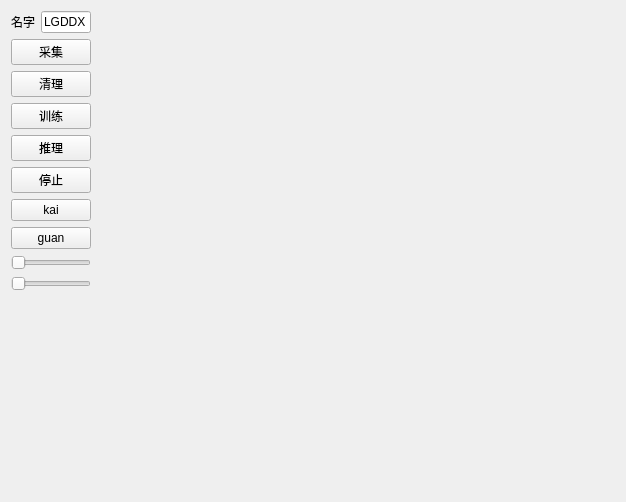
<?xml version="1.0" encoding="UTF-8"?>
<ui version="4.0">
 <class>Form</class>
 <widget class="QWidget" name="Form">
  <property name="geometry">
   <rect>
    <x>0</x>
    <y>0</y>
    <width>626</width>
    <height>502</height>
   </rect>
  </property>
  <property name="windowTitle">
   <string/>
  </property>
  <layout class="QVBoxLayout" name="verticalLayout_2">
   <item>
    <layout class="QHBoxLayout" name="horizontalLayout_2" stretch="1,10">
     <item>
      <layout class="QVBoxLayout" name="verticalLayout_3">
       <item>
        <layout class="QHBoxLayout" name="horizontalLayout">
         <item>
          <widget class="QLabel" name="label">
           <property name="maximumSize">
            <size>
             <width>100</width>
             <height>16777215</height>
            </size>
           </property>
           <property name="text">
            <string>名字</string>
           </property>
          </widget>
         </item>
         <item>
          <widget class="QLineEdit" name="lineEdit">
           <property name="maximumSize">
            <size>
             <width>100</width>
             <height>16777215</height>
            </size>
           </property>
           <property name="text">
            <string>LGDDX</string>
           </property>
          </widget>
         </item>
        </layout>
       </item>
       <item>
        <widget class="QPushButton" name="btnCpature">
         <property name="text">
          <string>采集</string>
         </property>
        </widget>
       </item>
       <item>
        <widget class="QPushButton" name="btnDir">
         <property name="text">
          <string>清理</string>
         </property>
        </widget>
       </item>
       <item>
        <widget class="QPushButton" name="btnTrain">
         <property name="text">
          <string>训练</string>
         </property>
        </widget>
       </item>
       <item>
        <widget class="QPushButton" name="btnCamera">
         <property name="text">
          <string>推理</string>
         </property>
        </widget>
       </item>
       <item>
        <widget class="QPushButton" name="btnStop">
         <property name="text">
          <string>停止</string>
         </property>
        </widget>
       </item>
       <item>
        <widget class="QPushButton" name="btnKai">
         <property name="text">
          <string>kai</string>
         </property>
        </widget>
       </item>
       <item>
        <widget class="QPushButton" name="btnGuan">
         <property name="text">
          <string>guan</string>
         </property>
        </widget>
       </item>
       <item>
        <widget class="QSlider" name="sliderWidth">
         <property name="minimum">
          <number>10</number>
         </property>
         <property name="maximum">
          <number>630</number>
         </property>
         <property name="orientation">
          <enum>Qt::Horizontal</enum>
         </property>
        </widget>
       </item>
       <item>
        <widget class="QSlider" name="sliderHeight">
         <property name="minimum">
          <number>10</number>
         </property>
         <property name="maximum">
          <number>470</number>
         </property>
         <property name="orientation">
          <enum>Qt::Horizontal</enum>
         </property>
        </widget>
       </item>
       <item>
        <spacer name="verticalSpacer_2">
         <property name="orientation">
          <enum>Qt::Vertical</enum>
         </property>
         <property name="sizeHint" stdset="0">
          <size>
           <width>20</width>
           <height>40</height>
          </size>
         </property>
        </spacer>
       </item>
      </layout>
     </item>
     <item>
      <spacer name="horizontalSpacer">
       <property name="orientation">
        <enum>Qt::Horizontal</enum>
       </property>
       <property name="sizeHint" stdset="0">
        <size>
         <width>40</width>
         <height>20</height>
        </size>
       </property>
      </spacer>
     </item>
    </layout>
   </item>
   <item>
    <spacer name="verticalSpacer">
     <property name="orientation">
      <enum>Qt::Vertical</enum>
     </property>
     <property name="sizeHint" stdset="0">
      <size>
       <width>20</width>
       <height>450</height>
      </size>
     </property>
    </spacer>
   </item>
  </layout>
 </widget>
 <resources/>
 <connections/>
</ui>
